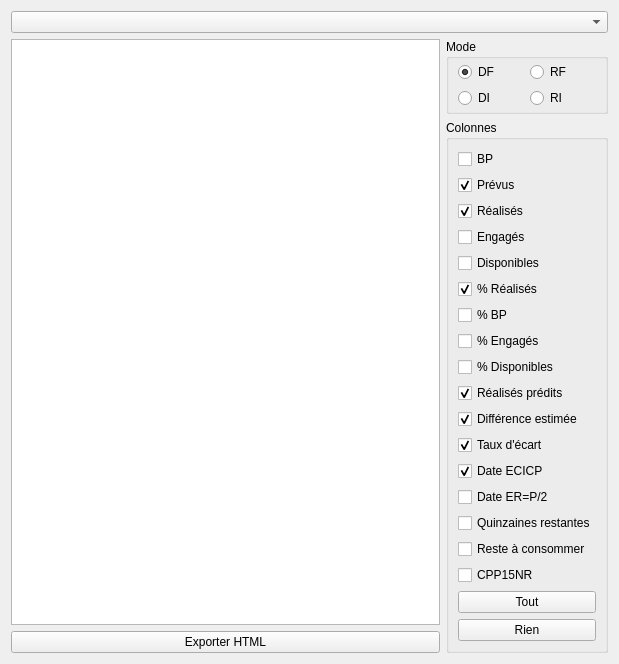
<?xml version="1.0" encoding="UTF-8"?>
<ui version="4.0">
 <class>FormReportingSupervision</class>
 <widget class="QWidget" name="FormReportingSupervision">
  <property name="geometry">
   <rect>
    <x>0</x>
    <y>0</y>
    <width>619</width>
    <height>604</height>
   </rect>
  </property>
  <property name="windowTitle">
   <string>Surveillance du reporting et prévisions</string>
  </property>
  <property name="windowIcon">
   <iconset resource="Icons.qrc">
    <normaloff>:/icons/icons/reportingForecast.png</normaloff>:/icons/icons/reportingForecast.png</iconset>
  </property>
  <layout class="QGridLayout" name="gridLayout">
   <item row="2" column="1" rowspan="2">
    <widget class="QTableView" name="tableView">
     <property name="font">
      <font>
       <pointsize>8</pointsize>
      </font>
     </property>
     <property name="editTriggers">
      <set>QAbstractItemView::NoEditTriggers</set>
     </property>
     <property name="selectionBehavior">
      <enum>QAbstractItemView::SelectRows</enum>
     </property>
     <property name="sortingEnabled">
      <bool>true</bool>
     </property>
     <attribute name="verticalHeaderVisible">
      <bool>false</bool>
     </attribute>
     <attribute name="verticalHeaderDefaultSectionSize">
      <number>20</number>
     </attribute>
    </widget>
   </item>
   <item row="2" column="2">
    <widget class="QGroupBox" name="groupBoxMode">
     <property name="sizePolicy">
      <sizepolicy hsizetype="Preferred" vsizetype="Maximum">
       <horstretch>0</horstretch>
       <verstretch>0</verstretch>
      </sizepolicy>
     </property>
     <property name="title">
      <string>Mode</string>
     </property>
     <layout class="QGridLayout" name="gridLayout_2">
      <property name="topMargin">
       <number>3</number>
      </property>
      <property name="bottomMargin">
       <number>3</number>
      </property>
      <item row="1" column="0">
       <widget class="QRadioButton" name="radioButtonDI">
        <property name="text">
         <string>DI</string>
        </property>
       </widget>
      </item>
      <item row="0" column="0">
       <widget class="QRadioButton" name="radioButtonDF">
        <property name="text">
         <string>DF</string>
        </property>
        <property name="checked">
         <bool>true</bool>
        </property>
       </widget>
      </item>
      <item row="1" column="1">
       <widget class="QRadioButton" name="radioButtonRI">
        <property name="text">
         <string>RI</string>
        </property>
       </widget>
      </item>
      <item row="0" column="1">
       <widget class="QRadioButton" name="radioButtonRF">
        <property name="text">
         <string>RF</string>
        </property>
       </widget>
      </item>
     </layout>
    </widget>
   </item>
   <item row="4" column="1">
    <widget class="QPushButton" name="pushButtonExportHTML">
     <property name="text">
      <string>Exporter HTML</string>
     </property>
    </widget>
   </item>
   <item row="3" column="2" rowspan="2">
    <widget class="QGroupBox" name="groupBox">
     <property name="title">
      <string>Colonnes</string>
     </property>
     <layout class="QVBoxLayout" name="verticalLayout">
      <item>
       <widget class="QCheckBox" name="checkBoxBP">
        <property name="text">
         <string>BP</string>
        </property>
       </widget>
      </item>
      <item>
       <widget class="QCheckBox" name="checkBoxOuverts">
        <property name="text">
         <string>Prévus</string>
        </property>
        <property name="checked">
         <bool>true</bool>
        </property>
       </widget>
      </item>
      <item>
       <widget class="QCheckBox" name="checkBoxRealises">
        <property name="text">
         <string>Réalisés</string>
        </property>
        <property name="checked">
         <bool>true</bool>
        </property>
       </widget>
      </item>
      <item>
       <widget class="QCheckBox" name="checkBoxEngages">
        <property name="text">
         <string>Engagés</string>
        </property>
       </widget>
      </item>
      <item>
       <widget class="QCheckBox" name="checkBoxDisponibles">
        <property name="text">
         <string>Disponibles</string>
        </property>
       </widget>
      </item>
      <item>
       <widget class="QCheckBox" name="checkBoxTauxReal">
        <property name="toolTip">
         <string>&lt;html&gt;&lt;head/&gt;&lt;body&gt;&lt;p&gt;Pourcentage des réalisés par rapport aux prévus&lt;/p&gt;&lt;/body&gt;&lt;/html&gt;</string>
        </property>
        <property name="text">
         <string>% Réalisés</string>
        </property>
        <property name="checked">
         <bool>true</bool>
        </property>
       </widget>
      </item>
      <item>
       <widget class="QCheckBox" name="checkBoxVariationBP">
        <property name="toolTip">
         <string>&lt;html&gt;&lt;head/&gt;&lt;body&gt;&lt;p&gt;Pourcentage du BP par rapport aux prévus&lt;/p&gt;&lt;/body&gt;&lt;/html&gt;</string>
        </property>
        <property name="text">
         <string>% BP</string>
        </property>
        <property name="checked">
         <bool>false</bool>
        </property>
       </widget>
      </item>
      <item>
       <widget class="QCheckBox" name="checkBoxTauxEngage">
        <property name="toolTip">
         <string>&lt;html&gt;&lt;head/&gt;&lt;body&gt;&lt;p&gt;Pourcentage des engagés par rapport aux prévus&lt;/p&gt;&lt;/body&gt;&lt;/html&gt;</string>
        </property>
        <property name="text">
         <string>% Engagés</string>
        </property>
        <property name="checked">
         <bool>false</bool>
        </property>
       </widget>
      </item>
      <item>
       <widget class="QCheckBox" name="checkBoxTauxDisponible">
        <property name="toolTip">
         <string>&lt;html&gt;&lt;head/&gt;&lt;body&gt;&lt;p&gt;Pourcentage des disponibles par rapport aux prévus&lt;/p&gt;&lt;/body&gt;&lt;/html&gt;</string>
        </property>
        <property name="text">
         <string>% Disponibles</string>
        </property>
        <property name="checked">
         <bool>false</bool>
        </property>
       </widget>
      </item>
      <item>
       <widget class="QCheckBox" name="checkBoxRealisePredit">
        <property name="toolTip">
         <string>&lt;html&gt;&lt;head/&gt;&lt;body&gt;&lt;p&gt;Quantité de réalisés qui seront consommés à la fin de l'année en suivant le rythme actuel (= réalisés / nombre_de_jours_depuis_le_début_d'année * 365)&lt;/p&gt;&lt;p&gt;&lt;br/&gt;&lt;/p&gt;&lt;/body&gt;&lt;/html&gt;</string>
        </property>
        <property name="text">
         <string>Réalisés prédits</string>
        </property>
        <property name="checked">
         <bool>true</bool>
        </property>
       </widget>
      </item>
      <item>
       <widget class="QCheckBox" name="checkBoxDifference">
        <property name="toolTip">
         <string>&lt;html&gt;&lt;head/&gt;&lt;body&gt;&lt;p&gt;Différence estimée entre les réalisés prédits pour la fin de l'année et les crédits prévus au rythme de consommation actuel&lt;/p&gt;&lt;/body&gt;&lt;/html&gt;</string>
        </property>
        <property name="text">
         <string>Différence estimée</string>
        </property>
        <property name="checked">
         <bool>true</bool>
        </property>
       </widget>
      </item>
      <item>
       <widget class="QCheckBox" name="checkBoxTauxEcart">
        <property name="toolTip">
         <string>&lt;html&gt;&lt;head/&gt;&lt;body&gt;&lt;p&gt;Taux d'écart entre les crédits prévus et le réalisé prévisionnel de fin d'exercice.&lt;/p&gt;&lt;p&gt;Taux d'écart = (réalisé_prévisonnel - crédits_prévus)/crédits_prévus * 100&lt;/p&gt;&lt;p&gt;avec réalisé_prévisionnel = réalisés / nombre_de_jours_depuis_le_début_d'année * 365&lt;/p&gt;&lt;/body&gt;&lt;/html&gt;</string>
        </property>
        <property name="text">
         <string>Taux d'écart</string>
        </property>
        <property name="checked">
         <bool>true</bool>
        </property>
       </widget>
      </item>
      <item>
       <widget class="QCheckBox" name="checkBoxDECICO">
        <property name="toolTip">
         <string>&lt;html&gt;&lt;head/&gt;&lt;body&gt;&lt;p&gt;Date estimée de consommation intégrale des crédits prévus au rythme actuel&lt;/p&gt;&lt;/body&gt;&lt;/html&gt;</string>
        </property>
        <property name="text">
         <string>Date ECICP</string>
        </property>
        <property name="checked">
         <bool>true</bool>
        </property>
       </widget>
      </item>
      <item>
       <widget class="QCheckBox" name="checkBoxERO2">
        <property name="toolTip">
         <string>&lt;html&gt;&lt;head/&gt;&lt;body&gt;&lt;p&gt;Date estimée à laquelle les réalisés atteindront la moitié des crédits prévus au rythme actuel&lt;/p&gt;&lt;/body&gt;&lt;/html&gt;</string>
        </property>
        <property name="text">
         <string>Date ER=P/2</string>
        </property>
        <property name="checked">
         <bool>false</bool>
        </property>
       </widget>
      </item>
      <item>
       <widget class="QCheckBox" name="checkBox15NRest">
        <property name="toolTip">
         <string>&lt;html&gt;&lt;head/&gt;&lt;body&gt;&lt;p&gt;Nombre de quinzaines avant la fin de l'année&lt;/p&gt;&lt;/body&gt;&lt;/html&gt;</string>
        </property>
        <property name="text">
         <string>Quinzaines restantes</string>
        </property>
        <property name="checked">
         <bool>false</bool>
        </property>
       </widget>
      </item>
      <item>
       <widget class="QCheckBox" name="checkBoxRAC">
        <property name="toolTip">
         <string>&lt;html&gt;&lt;head/&gt;&lt;body&gt;&lt;p&gt;Crédits restant à consommer (=prévus-réalisés)&lt;/p&gt;&lt;/body&gt;&lt;/html&gt;</string>
        </property>
        <property name="text">
         <string>Reste à consommer</string>
        </property>
        <property name="checked">
         <bool>false</bool>
        </property>
       </widget>
      </item>
      <item>
       <widget class="QCheckBox" name="checkBoxCPP15N">
        <property name="toolTip">
         <string>&lt;html&gt;&lt;head/&gt;&lt;body&gt;&lt;p&gt;Consommé Prévu Par Quinzaine Restante (=reste à consommer / quinzaines restantes)&lt;/p&gt;&lt;/body&gt;&lt;/html&gt;</string>
        </property>
        <property name="text">
         <string>CPP15NR</string>
        </property>
        <property name="checked">
         <bool>false</bool>
        </property>
       </widget>
      </item>
      <item>
       <widget class="QPushButton" name="pushButtonSelectAll">
        <property name="text">
         <string>Tout</string>
        </property>
       </widget>
      </item>
      <item>
       <widget class="QPushButton" name="pushButtonSelectNone">
        <property name="text">
         <string>Rien</string>
        </property>
       </widget>
      </item>
     </layout>
    </widget>
   </item>
   <item row="0" column="1" colspan="2">
    <widget class="QComboBox" name="comboListReportings"/>
   </item>
  </layout>
 </widget>
 <resources>
  <include location="Icons.qrc"/>
 </resources>
 <connections/>
</ui>
